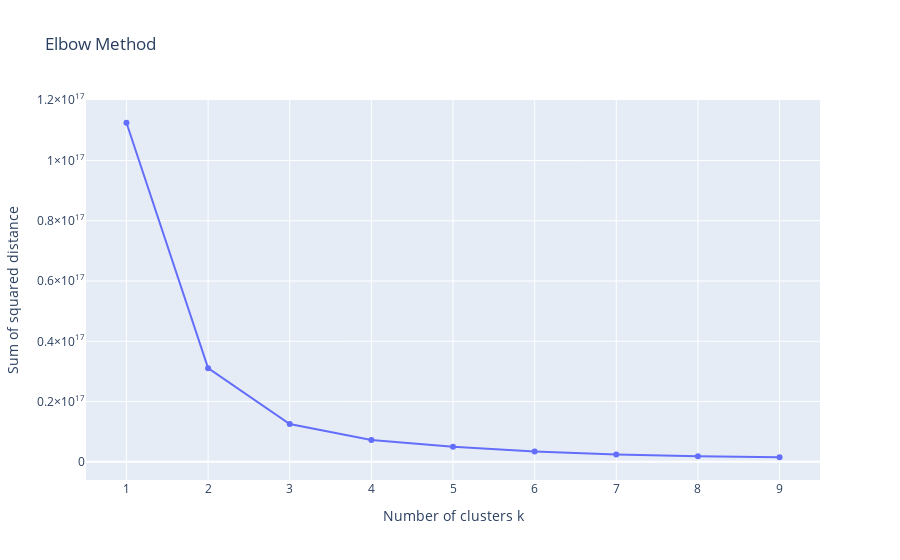

The notebook cell saved with this chart:
### Code cell
from sklearn.cluster import KMeans
import plotly.graph_objects as go

sse = []
list_k = list(range(1, 10))

for k in list_k:
    km = KMeans(n_clusters=k)
    km.fit(df_normalized)
    sse.append(km.inertia_)

fig = go.Figure(data=go.Scatter(x=list_k, y=sse, mode='lines+markers'))
fig.update_layout(title='Elbow Method', xaxis_title='Number of clusters k', yaxis_title='Sum of squared distance')
fig.show()

### Figure 1 — Plotly figure (JSON) as saved in the notebook; plotly's stock layout.template omitted (floating-point values rounded to 4 significant figures)
{"data": [{"mode": "lines+markers", "type": "scatter", "x": [1, 2, 3, 4, 5, 6, 7, 8, 9], "y": [112534981849346240, 31075165876729590, 12530140133817008, 7264429567927208, 5003682102838836, 3468125579249747, 2436655054287906, 1825000000000000.0, 1518593250181759]}], "layout": {"title": {"text": "Elbow Method"}, "xaxis": {"title": {"text": "Number of clusters k"}}, "yaxis": {"title": {"text": "Sum of squared distance"}}}}
